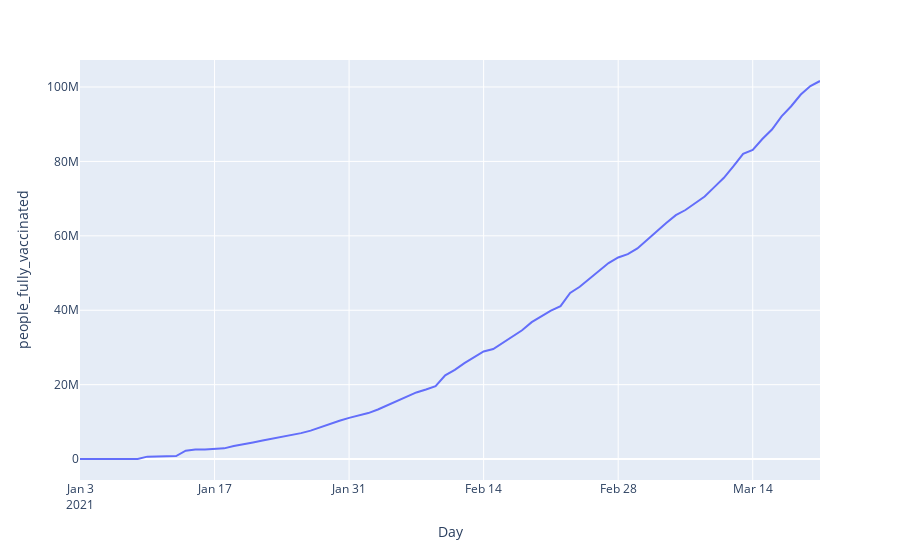

Notebook code for this chart:
### Markdown cell above
Our data has an upward trend and will most likely have an exponential trend as more vaccines are approved for use, especially vaccines that only require one dose instead of two.

### Code cell
fig = px.line(world_df, x= world_df.index, y= 'people_fully_vaccinated')
fig.show()
